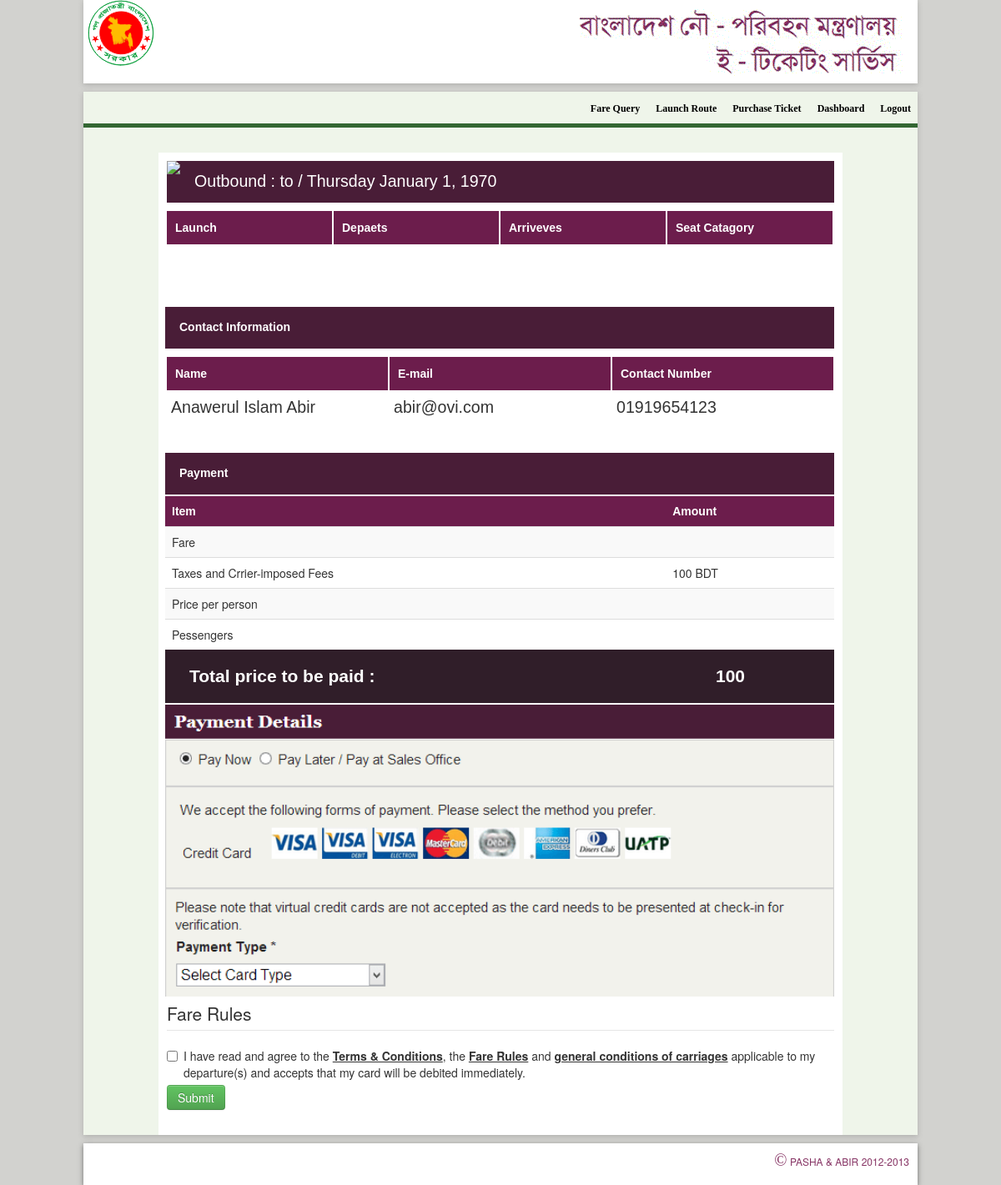
The page /neticketing/ticketConfermation.php (signed in) on the database its author committed.
### tables this page shows
CREATE TABLE IF NOT EXISTS `user_info` (
  `user_id` int(11) NOT NULL AUTO_INCREMENT,
  `user_name` varchar(60) DEFAULT NULL,
  `user_email` varchar(60) DEFAULT NULL,
  `user_phone` varchar(60) DEFAULT NULL,
  `user_address` text,
  `user_password` varchar(60) DEFAULT NULL,
  PRIMARY KEY (`user_id`),
  UNIQUE KEY `user_email` (`user_email`),
  UNIQUE KEY `user_phone` (`user_phone`)
);

### neticketing/ticketConfermation.php (the view, shortened to what this page needs)
<?php require_once('Connections/neticketing.php'); ?>
<?php
$usresEmail = $_SESSION['user_email'];
$query_userForpur = "SELECT user_name, user_email, user_phone
FROM user_info
where user_email = '".$usresEmail."'";
$userForpur = mysql_query($query_userForpur, $neticketing) or die(mysql_error());
$row_userForpur = mysql_fetch_assoc($userForpur);
?>
<!DOCTYPE html>
<html>
<head>
	<link href="css/bootstrap.min.css" rel="stylesheet" media="screen">
	<link href="css/main_style.css" media="screen" rel="stylesheet" type="text/css">
	<link href="css/onboard.css" media="screen" rel="stylesheet" type="text/css">
</head>
<body>
	<?php include('include/header.php');?>
	<div id="signup_body" class="account_body" style="padding-top: 0px;">
		<div id="tabs">
			<?php include('include/navigation.php');?>
			<div id="trainroute" style="margin-top: 30px;">
				<div id="train_route_div">
					<div class="onboard">
						<img src="images/paper_plane.png" />
						<p>Outbound : <?php echo $_POST['source']; ?> to <?php echo $_POST['destination']; ?> /
							<?php $mydate=strtotime($_POST['date']);
							$d = date("l F j, Y",$mydate);
							echo $d; ?>
						</p>
					</div>
					<div class="launch_info">
						<div class="single_info myfloat fix">
							<h5>Launch</h5>
						</div>
						<div class="single_info myfloat fix">
							<h5>Depaets</h5>
						</div>
						<div class="single_info myfloat fix">
							<h5>Arriveves</h5>
						</div>
						<div class="single_info myfloat fix">
							<h5>Seat Catagory</h5>
						</div>
					</div>
					<div class="passengers_info">
						<div class="contact">
							<p>Contact Information</p>
						</div>
						<div class="info lefty">
							<h5>Name</h5>
							<p><?php echo $row_userForpur['user_name']; ?></p>
						</div>
						<div class="info lefty">
							<h5>E-mail</h5>
							<p><?php echo $row_userForpur['user_email']; ?></p>
						</div>
						<div class="info lefty">
							<h5>Contact Number</h5>
							<p><?php echo $row_userForpur['user_phone']; ?></p>
						</div>
					</div>
					<div class="passengers_info">
						<div class="contact">
							<p>Payment</p>
						</div>
						<div class="mytable">
							<table class="table table-striped">
								<thead>
									<tr class="item">
										<th>Item</th>
										<th>Amount</th>
									</tr>
								</thead>
								<tbody>
									<tr>
										<td>Fare</td>
										<td><?php echo $_POST['eachPrice']; ?></td>
									</tr>
									<tr>
										<td>Taxes and Crrier-imposed Fees</td>
										<td>100 BDT</td>
									</tr>
									<tr>
										<td>Price per person</td>
										<td><?php echo $_POST['eachPrice']; ?></td>
									</tr>
									<tr>
										<td>Pessengers</td>
										<td><?php echo $_POST['cabin']; ?></td>
									</tr>
								</tbody>
							</table>
						</div>
						<div class="totalprice">
							<p>
								Total price to be paid :
								<span>
									<?php
									$totalCost = ($_POST['eachPrice']*$_POST['cabin'])+100;
									echo $totalCost;
									?>
								</span>
							</p>
						</div>
						<img src="images/payment.png" width="802px">
					</div>
					<form action="printing/index.php" method="post">
						<fieldset>
							<legend>Fare Rules</legend>
							<label class="checkbox">
								<input type="checkbox">
								I have read and agree to the <u><b>Terms &amp; Conditions</b></u>,
								the <u><b>Fare Rules</b></u> and <u><b>general conditions of carriages</b></u>
								applicable to my departure(s) and accepts that my card will be debited
								immediately.
							</label>
							<input type="submit" class="btn btn-success"></input>
						</fieldset>
					</form>
				</div>
			</div>
		</div>
	</div>
	<?php include('include/footer.php');?>
</body>
</html>

### neticketing/css/main_style.css (style rules this page uses)
body { background: #d2d2cf; }
#signup_body { background:#EFF5EA; width:1000px; min-height: 480px; margin:auto; box-shadow: 0 2px 6px rgba(100, 100, 100, 0.3); }
#train_route_div { background:#fff; margin: auto; margin-top: 20px; padding:10px; width:80%; }
.table { border:1px #7BBD52 solid; margin: auto; width: 900px; }

### neticketing/css/onboard.css (style rules this page uses)
#train_route_div { background:#fff; margin: auto; margin-top: 20px; width:80%; min-height: 1100px; }
p { margin: 0 0 10px 5px; }
.onboard { background: #491d37; height: 50px; }
.onboard img { float: left; height: 45px; }
.onboard p { float: left; color: #ffffff; padding: 14px 0px 0px 12px; font-family: "Avant Garde", Avantgarde, "Century Gothic", CenturyGothic, "AppleGothic", sans-serif; font-size: 1.4em; }
.launch_info { margin-left: -2px; margin-top: 0px; margin-bottom: 2px; }
.single_info { margin-left: 2px; width: 198px; font-family: "Avant Garde", Avantgarde, "Century Gothic", CenturyGothic, "AppleGothic", sans-serif; font-size: 1.4em; }
.single_info h5 { background-color: #6c1d4c; color: #fff; padding: 10px; font-family: Tahoma, Arial, Helvetica, sans-serif!important; }
.myfloat { float: left; }
.passengers_info { margin-top: 125px; margin-left: -2px; }
.contact { background: #491d37; height: 50px; }
.contact p { font-family: Tahoma, Arial, Helvetica, sans-serif!important; font-weight: bold; color: #ffffff; padding: 14px 0px 0px 12px; }
.info { margin-left: 2px; width: 265px; }
.info h5 { background-color: #6c1d4c; color: #fff; padding: 10px; font-family: Tahoma, Arial, Helvetica, sans-serif!important; }
.info p { font-family: "Avant Garde", Avantgarde, "Century Gothic", CenturyGothic, "AppleGothic", sans-serif; font-size: 1.4em; }
.lefty { float: left; }
.item { background-color: #6c1d4c; color: #fff; padding: 10px; font-family: Tahoma, Arial, Helvetica, sans-serif!important; }
.table { border: none; margin-top: 2px; }
.totalprice { background: #301e29; height: 50px; font-family: Tahoma, Arial, Helvetica, sans-serif!important; font-weight: bold; color: #ffffff; padding: 14px 0px 0px 12px; margin-bottom: 2px; }
.totalprice p { font-family: "Avant Garde", Avantgarde, "Century Gothic", CenturyGothic, "AppleGothic", sans-serif; color: #ffffff; padding: 8px 0px 0px 12px; font-size: 1.5em; }
.totalprice span { float: right; padding-right: 107px; }
.fix { overflow: hidden; }
.mytable { width: 100%; }

### rows shown on the page
user_info: user_name "Anawerul Islam Abir", user_email "abir@ovi.com", user_phone "01919654123"

### other values the page prints
$d "Thursday January 1, 1970"
$totalCost "100"
